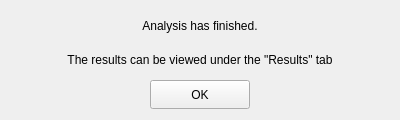
<?xml version="1.0" encoding="UTF-8"?>
<ui version="4.0">
 <class>Form</class>
 <widget class="QWidget" name="Form">
  <property name="geometry">
   <rect>
    <x>0</x>
    <y>0</y>
    <width>400</width>
    <height>120</height>
   </rect>
  </property>
  <property name="minimumSize">
   <size>
    <width>400</width>
    <height>120</height>
   </size>
  </property>
  <property name="maximumSize">
   <size>
    <width>400</width>
    <height>150</height>
   </size>
  </property>
  <property name="windowTitle">
   <string>Form</string>
  </property>
  <layout class="QVBoxLayout" name="verticalLayout_3">
   <item>
    <layout class="QVBoxLayout" name="verticalLayout_2">
     <item>
      <layout class="QVBoxLayout" name="verticalLayout">
       <item>
        <widget class="QLabel" name="label">
         <property name="layoutDirection">
          <enum>Qt::LeftToRight</enum>
         </property>
         <property name="frameShape">
          <enum>QFrame::NoFrame</enum>
         </property>
         <property name="text">
          <string>Analysis has finished.</string>
         </property>
         <property name="alignment">
          <set>Qt::AlignCenter</set>
         </property>
        </widget>
       </item>
       <item>
        <widget class="QLabel" name="label_2">
         <property name="text">
          <string>The results can be viewed under the &quot;Results&quot; tab</string>
         </property>
         <property name="alignment">
          <set>Qt::AlignCenter</set>
         </property>
        </widget>
       </item>
       <item alignment="Qt::AlignHCenter">
        <widget class="QPushButton" name="btn_ok">
         <property name="enabled">
          <bool>true</bool>
         </property>
         <property name="minimumSize">
          <size>
           <width>100</width>
           <height>0</height>
          </size>
         </property>
         <property name="maximumSize">
          <size>
           <width>250</width>
           <height>150</height>
          </size>
         </property>
         <property name="text">
          <string>OK</string>
         </property>
        </widget>
       </item>
      </layout>
     </item>
    </layout>
   </item>
  </layout>
 </widget>
 <resources/>
 <connections/>
</ui>
